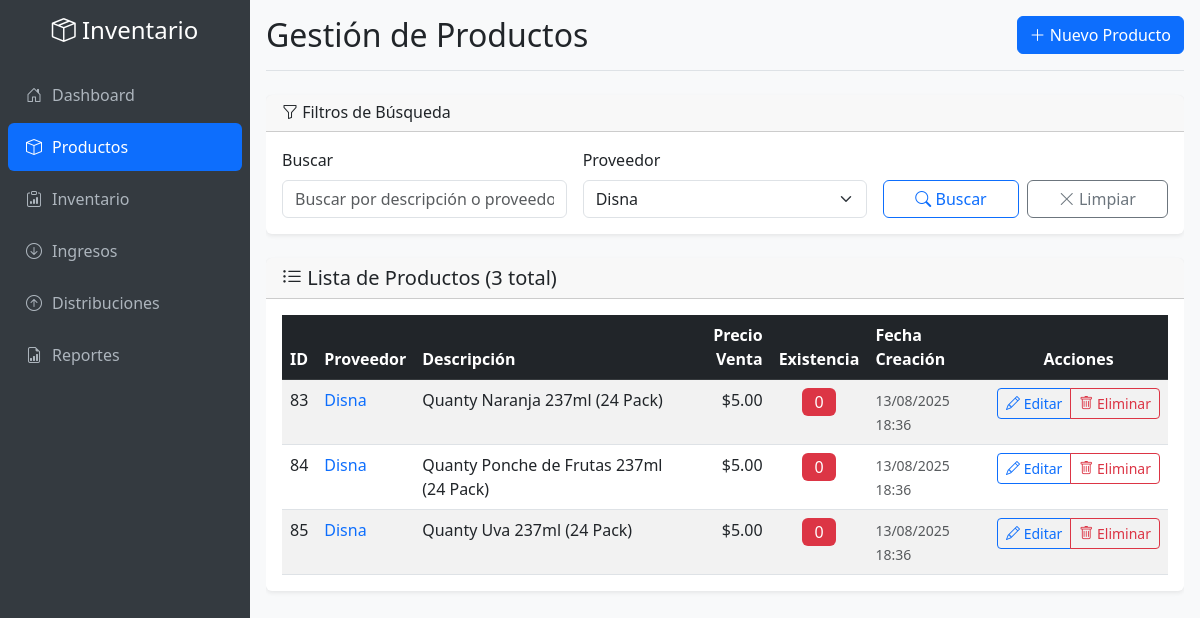
Screenshot of /productos.php?proveedor=Disna with the database file from the repository.
### tables this page shows
CREATE TABLE productos (
    id INT PRIMARY KEY AUTO_INCREMENT,
    proveedor VARCHAR(255) NOT NULL,
    descripcion TEXT NOT NULL,
    precio_venta DECIMAL(10,2) NOT NULL,
    existencia INT DEFAULT 0,
    fecha_creacion TIMESTAMP DEFAULT CURRENT_TIMESTAMP,
    fecha_actualizacion TIMESTAMP DEFAULT CURRENT_TIMESTAMP ON UPDATE CURRENT_TIMESTAMP
);

### productos.php (the view, shortened to what this page needs)
<?php
$database = new Database();
$db = $database->getConnection();
$page = isset($_GET['page']) ? (int)$_GET['page'] : 1;
$limit = 10;
$offset = ($page - 1) * $limit;
$search = isset($_GET['search']) ? $_GET['search'] : '';
$proveedor_filter = isset($_GET['proveedor']) ? $_GET['proveedor'] : '';
$where_conditions = [];
$params = [];
if (!empty($proveedor_filter)) {
    $where_conditions[] = "proveedor = ?";
    $params[] = $proveedor_filter;
}
$where_clause = !empty($where_conditions) ? "WHERE " . implode(" AND ", $where_conditions) : "";
$count_query = "SELECT COUNT(*) as total FROM productos $where_clause";
$stmt_count = $db->prepare($count_query);
$stmt_count->execute($params);
$total_productos = $stmt_count->fetch()['total'];
$query = "SELECT * FROM productos $where_clause ORDER BY fecha_creacion DESC LIMIT $limit OFFSET $offset";
$stmt = $db->prepare($query);
$stmt->execute($params);
$productos = $stmt->fetchAll();
$stmt_proveedores = $db->prepare("SELECT DISTINCT proveedor FROM productos ORDER BY proveedor");
$stmt_proveedores->execute();
$proveedores = $stmt_proveedores->fetchAll();
?>
<!DOCTYPE html>
<html lang="es">
<head>
    <link href="https://cdn.jsdelivr.net/npm/bootstrap@5.3.0/dist/css/bootstrap.min.css" rel="stylesheet">
    <link href="https://cdn.jsdelivr.net/npm/bootstrap-icons@1.10.0/font/bootstrap-icons.css" rel="stylesheet">
</head>
<body>
    <div class="app-container">
        <nav class="sidebar" id="sidebar">
            <div class="pt-3">
                <div class="text-center mb-4">
                    <h4 class="text-white d-none d-lg-block">
                        <i class="bi bi-box-seam"></i> Inventario
                    </h4>
                </div>
                <ul class="nav flex-column">
                    <li class="nav-item">
                        <a class="nav-link" href="index.php">
                            <i class="bi bi-house-door"></i> Dashboard
                        </a>
                    </li>
                    <li class="nav-item">
                        <a class="nav-link active" href="productos.php">
                            <i class="bi bi-box"></i> Productos
                        </a>
                    </li>
                    <li class="nav-item">
                        <a class="nav-link" href="inventario.php">
                            <i class="bi bi-clipboard-data"></i> Inventario
                        </a>
                    </li>
                    <li class="nav-item">
                        <a class="nav-link" href="ingresos.php">
                            <i class="bi bi-arrow-down-circle"></i> Ingresos
                        </a>
                    </li>
                    <li class="nav-item">
                        <a class="nav-link" href="distribuciones.php">
                            <i class="bi bi-arrow-up-circle"></i> Distribuciones
                        </a>
                    </li>
                    <li class="nav-item">
                        <a class="nav-link" href="reportes.php">
                            <i class="bi bi-file-earmark-bar-graph"></i> Reportes
                        </a>
                    </li>
                </ul>
            </div>
        </nav>
        <main class="main-content">
            <div class="content-wrapper">
                <div class="d-flex justify-content-between flex-wrap align-items-center mb-4 pb-3 border-bottom">
                    <h1 class="h2 mb-0">Gestión de Productos</h1>
                    <button type="button" class="btn btn-primary" data-bs-toggle="modal" data-bs-target="#modalProducto">
                        <i class="bi bi-plus-lg"></i>
                        <span class="d-none d-sm-inline">Nuevo Producto</span>
                    </button>
                </div>
                <div class="card mb-4 animate-in">
                    <div class="card-header">
                        <h6 class="mb-0">
                            <i class="bi bi-funnel"></i> Filtros de Búsqueda
                        </h6>
                    </div>
                    <div class="card-body">
                        <form method="GET" class="row g-3">
                            <div class="col-md-4">
                                <label for="search" class="form-label">Buscar</label>
                                <input type="text" class="form-control" id="search" name="search"
                                       value="<?php echo htmlspecialchars($search); ?>"
                                       placeholder="Buscar por descripción o proveedor...">
                            </div>
                            <div class="col-md-4">
                                <label for="proveedor" class="form-label">Proveedor</label>
                                <select class="form-select" id="proveedor" name="proveedor">
                                    <?php foreach ($proveedores as $proveedor): ?>
                                        <option value="<?php echo htmlspecialchars($proveedor['proveedor']); ?>"
                                                <?php echo $proveedor_filter == $proveedor['proveedor'] ? 'selected' : ''; ?>>
                                            <?php echo htmlspecialchars($proveedor['proveedor']); ?>
                                        </option>
                                    <?php endforeach; ?>
                                </select>
                            </div>
                            <div class="col-md-4 d-flex align-items-end gap-2">
                                <button type="submit" class="btn btn-outline-primary flex-fill">
                                    <i class="bi bi-search"></i>
                                    <span class="d-none d-sm-inline">Buscar</span>
                                </button>
                                <a href="productos.php" class="btn btn-outline-secondary flex-fill">
                                    <i class="bi bi-x-lg"></i>
                                    <span class="d-none d-sm-inline">Limpiar</span>
                                </a>
                            </div>
                        </form>
                    </div>
                </div>
                <div class="card animate-in">
                    <div class="card-header">
                        <h5 class="card-title mb-0">
                            <i class="bi bi-list-ul"></i>
                            Lista de Productos (<?php echo number_format($total_productos); ?> total)
                        </h5>
                    </div>
                    <div class="card-body">
                        <?php if (count($productos) > 0): ?>
                            <div class="table-responsive">
                                <table class="table table-striped table-hover mb-0">
                                    <thead class="table-dark">
                                        <tr>
                                            <th>ID</th>
                                            <th>Proveedor</th>
                                            <th>Descripción</th>
                                            <th class="text-end">Precio Venta</th>
                                            <th class="text-center">Existencia</th>
                                            <th class="d-none d-md-table-cell">Fecha Creación</th>
                                            <th class="table-actions text-center">Acciones</th>
                                        </tr>
                                    </thead>
                                    <tbody>
                                        <?php foreach ($productos as $producto): ?>
                                            <tr>
                                                <td class="fw-medium"><?php echo $producto['id']; ?></td>
                                                <td>
                                                    <span class="fw-medium text-primary">
                                                        <?php echo htmlspecialchars($producto['proveedor']); ?>
                                                    </span>
                                                </td>
                                                <td>
                                                    <span title="<?php echo htmlspecialchars($producto['descripcion']); ?>">
                                                        <?php echo htmlspecialchars($producto['descripcion']); ?>
                                                    </span>
                                                </td>
                                                <td class="text-end fw-medium">
                                                    $<?php echo number_format($producto['precio_venta'], 2); ?>
                                                </td>
                                                <td class="text-center">
                                                    <span class="badge fs-6 <?php echo $producto['existencia'] == 0 ? 'bg-danger' : ($producto['existencia'] < 10 ? 'bg-warning text-dark' : 'bg-success'); ?>">
                                                        <?php echo number_format($producto['existencia']); ?>
                                                    </span>
                                                </td>
                                                <td class="d-none d-md-table-cell text-muted">
                                                    <small><?php echo date('d/m/Y H:i', strtotime($producto['fecha_creacion'])); ?></small>
                                                </td>
                                                <td class="table-actions text-center">
                                                    <div class="btn-group" role="group">
                                                        <button type="button" class="btn btn-sm btn-outline-primary"
                                                                onclick="editarProducto(<?php echo htmlspecialchars(json_encode($producto)); ?>)"
                                                                title="Editar producto">
                                                            <i class="bi bi-pencil"></i>
                                                            <span class="d-none d-lg-inline"> Editar</span>
                                                        </button>
                                                        <button type="button" class="btn btn-sm btn-outline-danger"
                                                                onclick="eliminarProducto(<?php echo $producto['id']; ?>, '<?php echo htmlspecialchars($producto['descripcion']); ?>')"
                                                                title="Eliminar producto">
                                                            <i class="bi bi-trash"></i>
                                                            <span class="d-none d-lg-inline"> Eliminar</span>
                                                        </button>
                                                    </div>
                                                </td>
                                            </tr>
                                        <?php endforeach; ?>
                                    </tbody>
                                </table>
                            </div>
                        <?php endif; ?>
                    </div>
                </div>
            </div>
        </main>
    </div>
</body>
</html>

### productos.php (style rules this page uses)
* { box-sizing: border-box; }
body { margin: 0; padding: 0; overflow-x: hidden; }
.app-container { display: flex; min-height: 100vh; width: 100%; }
.sidebar { background-color: #343a40; width: 250px; min-height: 100vh; position: fixed; top: 0; left: 0; z-index: 1000; overflow-y: auto; transition: transform 0.3s ease; }
.sidebar .nav-link { color: #adb5bd; padding: 0.75rem 1rem; border-radius: 0.375rem; margin: 0.125rem 0.5rem; display: flex; align-items: center; }
.sidebar .nav-link.active { color: #fff; background-color: #0d6efd; }
.sidebar .nav-link i { width: 20px; margin-right: 8px; text-align: center; }
.main-content { flex: 1; margin-left: 250px; min-height: 100vh; width: calc(100% - 250px); padding: 1rem; background-color: #f8f9fa; }
.table-actions { white-space: nowrap; }
.btn-sm { padding: 0.25rem 0.5rem; font-size: 0.875rem; }
.card { border: none; box-shadow: 0 0.125rem 0.25rem rgba(0, 0, 0, 0.075); margin-bottom: 1rem; }
.content-wrapper { width: 100%; max-width: 100%; overflow-x: auto; }
.animate-in { animation: slideIn 0.3s ease-out; }
.badge { font-weight: 500; padding: 0.375em 0.75em; }
.table-responsive { position: relative; }
.table-responsive::after { content: ''; position: absolute; top: 0; right: 0; bottom: 0; width: 20px; background: linear-gradient(to left, rgba(248,249,250,1) 0%, rgba(248,249,250,0) 100%); pointer-events: none; opacity: 0; transition: opacity 0.3s ease; }

### rows the page displays
productos: id "83", proveedor "Disna", descripcion "Quanty Naranja 237ml (24 Pack)", precio_venta "5.00", existencia "0", fecha_creacion "13/08/2025 18:36"
productos: id "84", proveedor "Disna", descripcion "Quanty Ponche de Frutas 237ml (24 Pack)", precio_venta "5.00", existencia "0", fecha_creacion "13/08/2025 18:36"
productos: id "85", proveedor "Disna", descripcion "Quanty Uva 237ml (24 Pack)", precio_venta "5.00", existencia "0", fecha_creacion "13/08/2025 18:36"

### other values shown
$total_productos "3"
form field proveedor "Disna"
